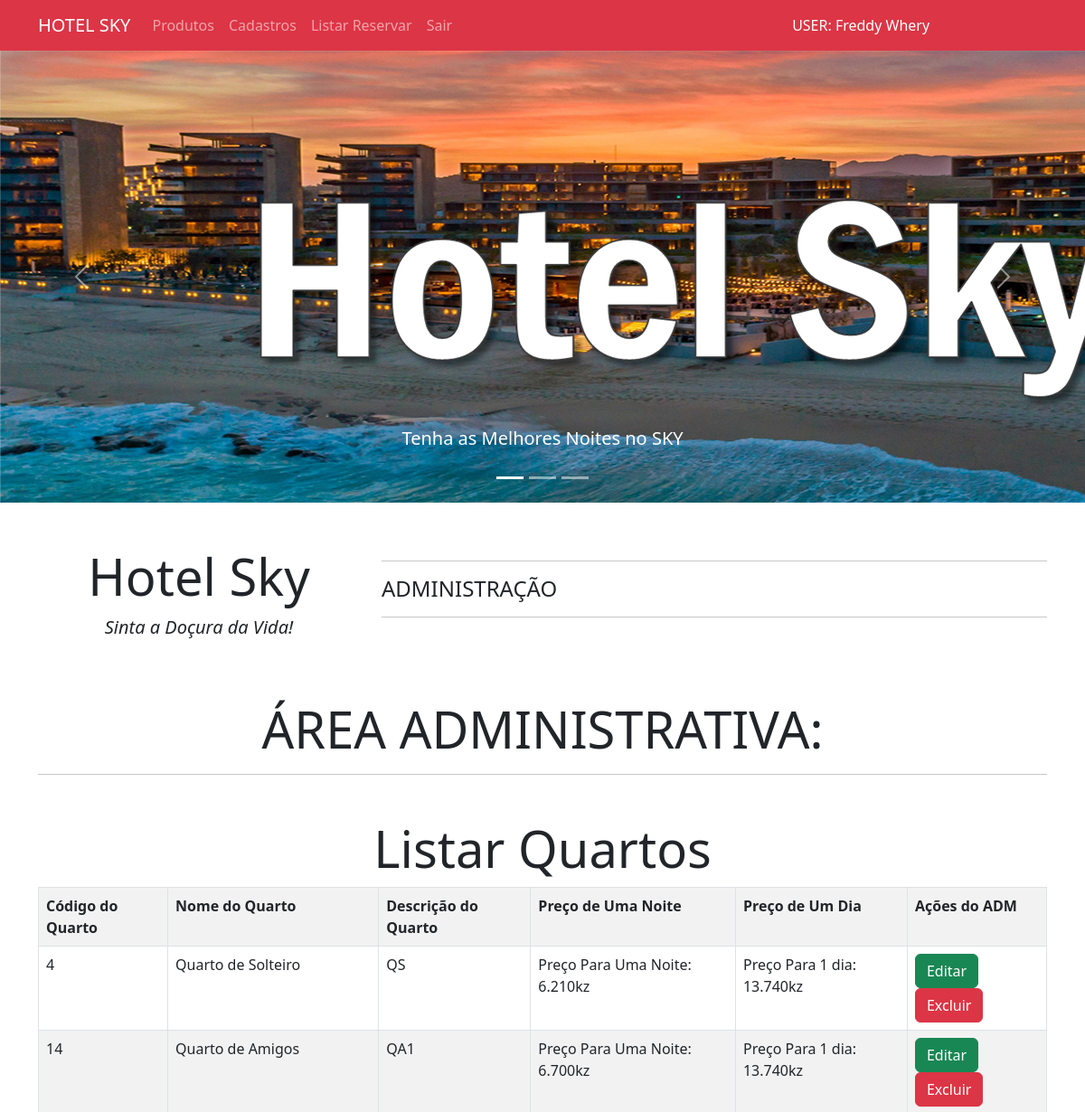
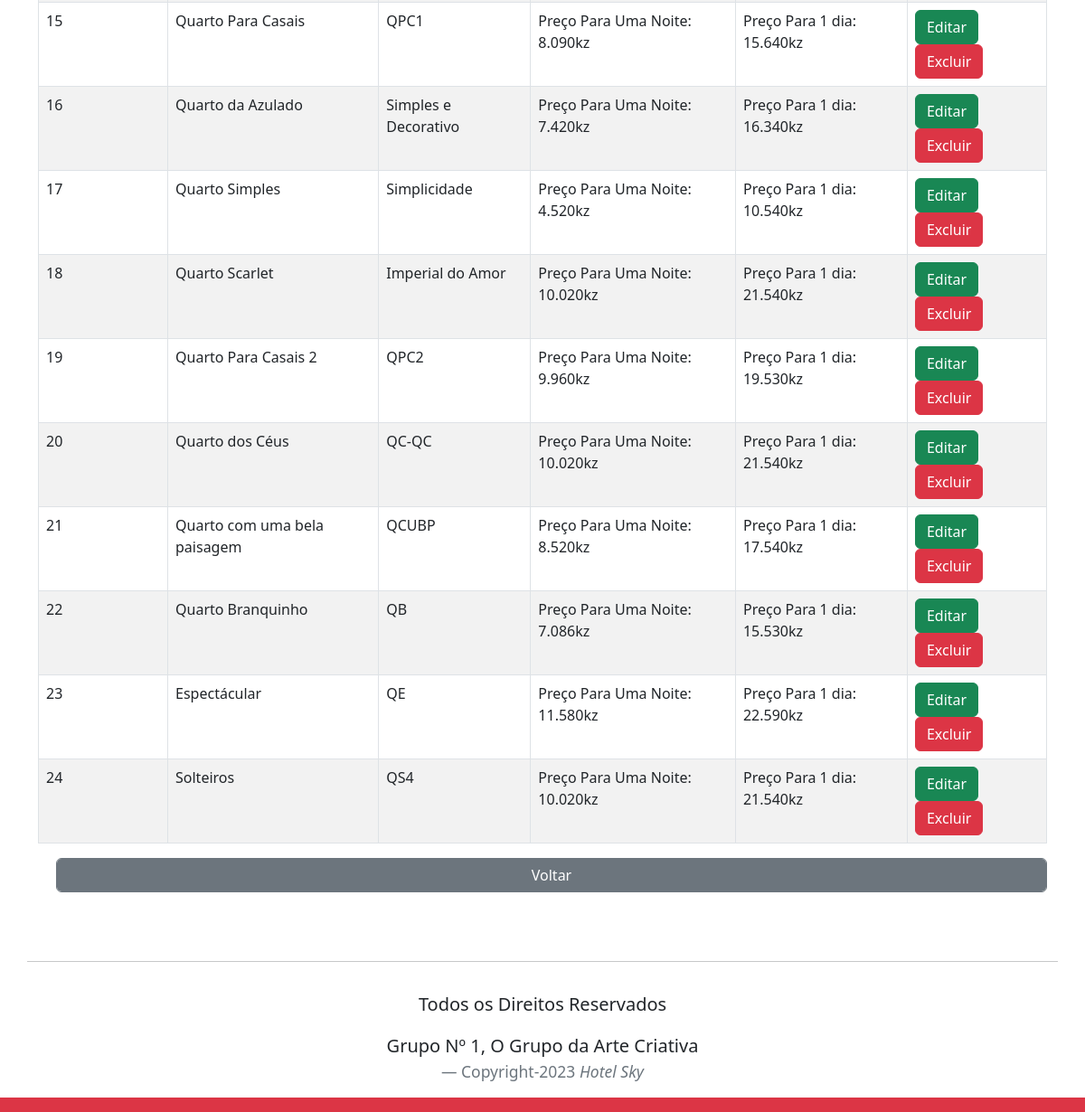
The page /areaprivada.php?page=listarquarto (signed in) on the database its author committed (2 pictures, top to bottom).
### tables this page shows
CREATE TABLE `quarto` (
  `codigoQuarto` int NOT NULL,
  `nome` varchar(50) NOT NULL,
  `descricao` varchar(50) NOT NULL,
  `preco_uma_noite` varchar(30) NOT NULL,
  `preco_um_dia` varchar(30) NOT NULL
);

### listarquarto.php (the view, shortened to what this page needs)
<h1 class="text-center display-4">Listar Quartos</h1>
<?php
$sql="SELECT * FROM quarto";
$res=$conn->query($sql);
$qtd=$res->num_rows;
if($qtd>0){
    print "<table class='table table-hover table-striped table-bordered'>";
    print"<tr>";
print "<th>Código do Quarto</th>";
print "<th>Nome do Quarto</th>";
print "<th>Descrição do Quarto</th>";
print "<th>Preço de Uma Noite</th>";
print "<th>Preço de Um Dia</th>";
print "<th>Ações do ADM</th>";
print"</tr>";
while($row=$res->fetch_object()){
    print"<tr>";
print "<td>".$row->codigoQuarto."</td>";
print "<td>".$row->nome."</td>";
print "<td>".$row->descricao."</td>";
print "<td>".$row->preco_uma_noite."</td>";
print "<td>".$row->preco_um_dia."</td>";
print "<td>
<button onclick=\"location.href='?page=editarquarto&codigoQuarto=".$row->codigoQuarto."';\" class='btn btn-success'>Editar</button>
<button onclick=\"if(confirm('Tem certeza que deseja Excluir?')){location.href='?page=salvarquarto&acaoquarto=excluir&codigoQuarto=".$row->codigoQuarto."';}else{false;}\" class='btn btn-danger'>Excluir</button>
</td>";
print"</tr>";
}
print "</table>";
}else{
print"<p class='alert alert-danger'>Não encontrou nenhum Quarto listado!</p>";
}
?>
<div class="mb-3 as">
<a  class="btn btn-secondary form-control" href="?page=cadastroquarto">Voltar</a>
</div>

### listarquarto.php (style rules this page uses)
.as { margin-left: 20px; }

### rows shown on the page
quarto: codigoQuarto "4", nome "Quarto de Solteiro", descricao "QS", preco_uma_noite "Preço Para Uma Noite: 6.210kz", preco_um_dia "Preço Para 1 dia: 13.740kz"
quarto: codigoQuarto "14", nome "Quarto de Amigos", descricao "QA1", preco_uma_noite "Preço Para Uma Noite: 6.700kz", preco_um_dia "Preço Para 1 dia: 13.740kz"
quarto: codigoQuarto "15", nome "Quarto Para Casais", descricao "QPC1", preco_uma_noite "Preço Para Uma Noite: 8.090kz", preco_um_dia "Preço Para 1 dia: 15.640kz"
quarto: codigoQuarto "16", nome "Quarto da Azulado", descricao "Simples e Decorativo", preco_uma_noite "Preço Para Uma Noite: 7.420kz", preco_um_dia "Preço Para 1 dia: 16.340kz"
quarto: codigoQuarto "17", nome "Quarto Simples", descricao "Simplicidade", preco_uma_noite "Preço Para Uma Noite: 4.520kz", preco_um_dia "Preço Para 1 dia: 10.540kz"
quarto: codigoQuarto "18", nome "Quarto Scarlet", descricao "Imperial do Amor", preco_uma_noite "Preço Para Uma Noite: 10.020kz", preco_um_dia "Preço Para 1 dia: 21.540kz"
quarto: codigoQuarto "19", nome "Quarto Para Casais 2", descricao "QPC2", preco_uma_noite "Preço Para Uma Noite: 9.960kz", preco_um_dia "Preço Para 1 dia: 19.530kz"
quarto: codigoQuarto "20", nome "Quarto dos Céus", descricao "QC-QC", preco_uma_noite "Preço Para Uma Noite: 10.020kz", preco_um_dia "Preço Para 1 dia: 21.540kz"
quarto: codigoQuarto "21", nome "Quarto com uma bela paisagem", descricao "QCUBP", preco_uma_noite "Preço Para Uma Noite: 8.520kz", preco_um_dia "Preço Para 1 dia: 17.540kz"
quarto: codigoQuarto "22", nome "Quarto Branquinho", descricao "QB", preco_uma_noite "Preço Para Uma Noite: 7.086kz", preco_um_dia "Preço Para 1 dia: 15.530kz"
quarto: codigoQuarto "23", nome "Espectácular", descricao "QE", preco_uma_noite "Preço Para Uma Noite: 11.580kz", preco_um_dia "Preço Para 1 dia: 22.590kz"
quarto: codigoQuarto "24", nome "Solteiros", descricao "QS4", preco_uma_noite "Preço Para Uma Noite: 10.020kz", preco_um_dia "Preço Para 1 dia: 21.540kz"

### other values the page prints
$_SESSION['usuarioBD'] "Freddy Whery"
